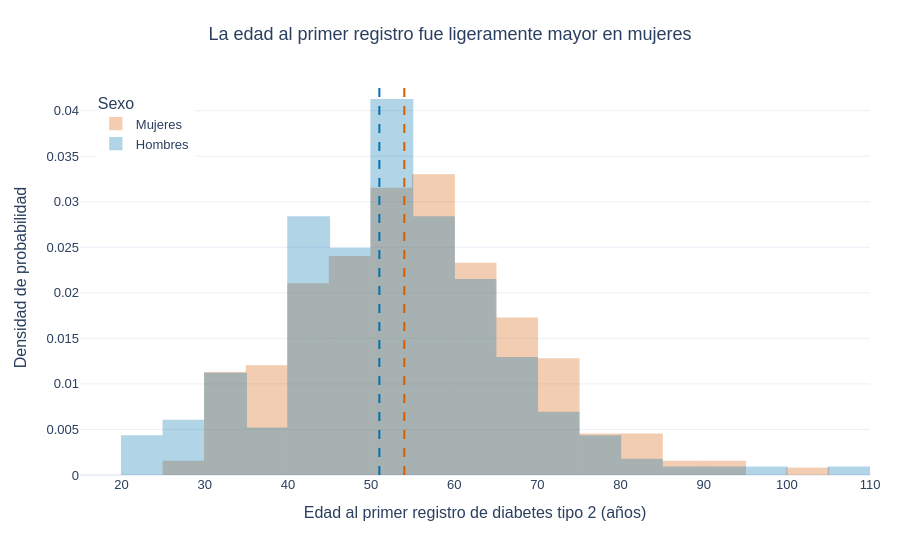

The cell this chart's notebook holds for it:
### Code cell
# Distribución de edad por sexo — Plotly

import plotly.graph_objects as go

fig_plotly = go.Figure()

fig_plotly.add_trace(
    go.Histogram(
        x=edades_mujeres,
        name="Mujeres",
        histnorm="probability density",
        xbins={
            "start": 15,
            "end": 110,
            "size": 5,
        },
        marker={
            "color": COLORES_SEXO["Mujeres"],
            "line": {
                "color": COLORES_SEXO["Mujeres"],
                "width": 1.3,
            },
        },
        opacity=0.30,
    )
)

fig_plotly.add_trace(
    go.Histogram(
        x=edades_hombres,
        name="Hombres",
        histnorm="probability density",
        xbins={
            "start": 15,
            "end": 110,
            "size": 5,
        },
        marker={
            "color": COLORES_SEXO["Hombres"],
            "line": {
                "color": COLORES_SEXO["Hombres"],
                "width": 1.3,
            },
        },
        opacity=0.30,
    )
)

fig_plotly.add_vline(
    x=float(np.median(edades_mujeres)),
    line_color=COLORES_SEXO["Mujeres"],
    line_dash="dash",
    line_width=2,
)

fig_plotly.add_vline(
    x=float(np.median(edades_hombres)),
    line_color=COLORES_SEXO["Hombres"],
    line_dash="dash",
    line_width=2,
)

fig_plotly.update_layout(
    title={
        "text": (
            "La edad al primer registro fue ligeramente "
            "mayor en mujeres"
        ),
        "x": 0.5,
        "xanchor": "center",
    },
    xaxis={
        "title": (
            "Edad al primer registro de diabetes tipo 2 (años)"
        ),
        "range": [15, 110],
        "tick0": 20,
        "dtick": 10,
        "showgrid": False,
    },
    yaxis={
        "title": "Densidad de probabilidad",
        "rangemode": "tozero",
    },
    barmode="overlay",
    template="plotly_white",
    width=900,
    height=550,
    legend={
        "title": {"text": "Sexo"},
        "x": 0.02,
        "y": 0.98,
    },
    font={
        "family": "Arial, sans-serif",
        "size": 13,
    },
    margin={
        "l": 80,
        "r": 30,
        "t": 80,
        "b": 75,
    },
)

fig_plotly.show()

### Figure 1 — Plotly figure (JSON) as saved in the notebook; plotly's stock layout.template omitted (floating-point values rounded to 4 significant figures; data arrays with more than 128 entries replaced by an {"elided": "..."} marker saying what was removed)
{"data": [{"histnorm": "probability density", "marker": {"color": "#D55E00", "line": {"color": "#D55E00", "width": 1.3}}, "name": "Mujeres", "opacity": 0.3, "type": "histogram", "x": {"elided": "267 float values"}, "xbins": {"end": 110, "size": 5, "start": 15}}, {"histnorm": "probability density", "marker": {"color": "#0072B2", "line": {"color": "#0072B2", "width": 1.3}}, "name": "Hombres", "opacity": 0.3, "type": "histogram", "x": {"elided": "233 float values"}, "xbins": {"end": 110, "size": 5, "start": 15}}], "layout": {"barmode": "overlay", "font": {"family": "Arial, sans-serif", "size": 13}, "height": 550, "legend": {"title": {"text": "Sexo"}, "x": 0.02, "y": 0.98}, "margin": {"b": 75, "l": 80, "r": 30, "t": 80}, "shapes": [{"line": {"color": "#D55E00", "dash": "dash", "width": 2}, "type": "line", "x0": 54, "x1": 54, "xref": "x", "y0": 0, "y1": 1, "yref": "y domain"}, {"line": {"color": "#0072B2", "dash": "dash", "width": 2}, "type": "line", "x0": 51, "x1": 51, "xref": "x", "y0": 0, "y1": 1, "yref": "y domain"}], "title": {"text": "La edad al primer registro fue ligeramente mayor en mujeres", "x": 0.5, "xanchor": "center"}, "width": 900, "xaxis": {"dtick": 10, "range": [15, 110], "showgrid": false, "tick0": 20, "title": {"text": "Edad al primer registro de diabetes tipo 2 (años)"}}, "yaxis": {"rangemode": "tozero", "title": {"text": "Densidad de probabilidad"}}}}
